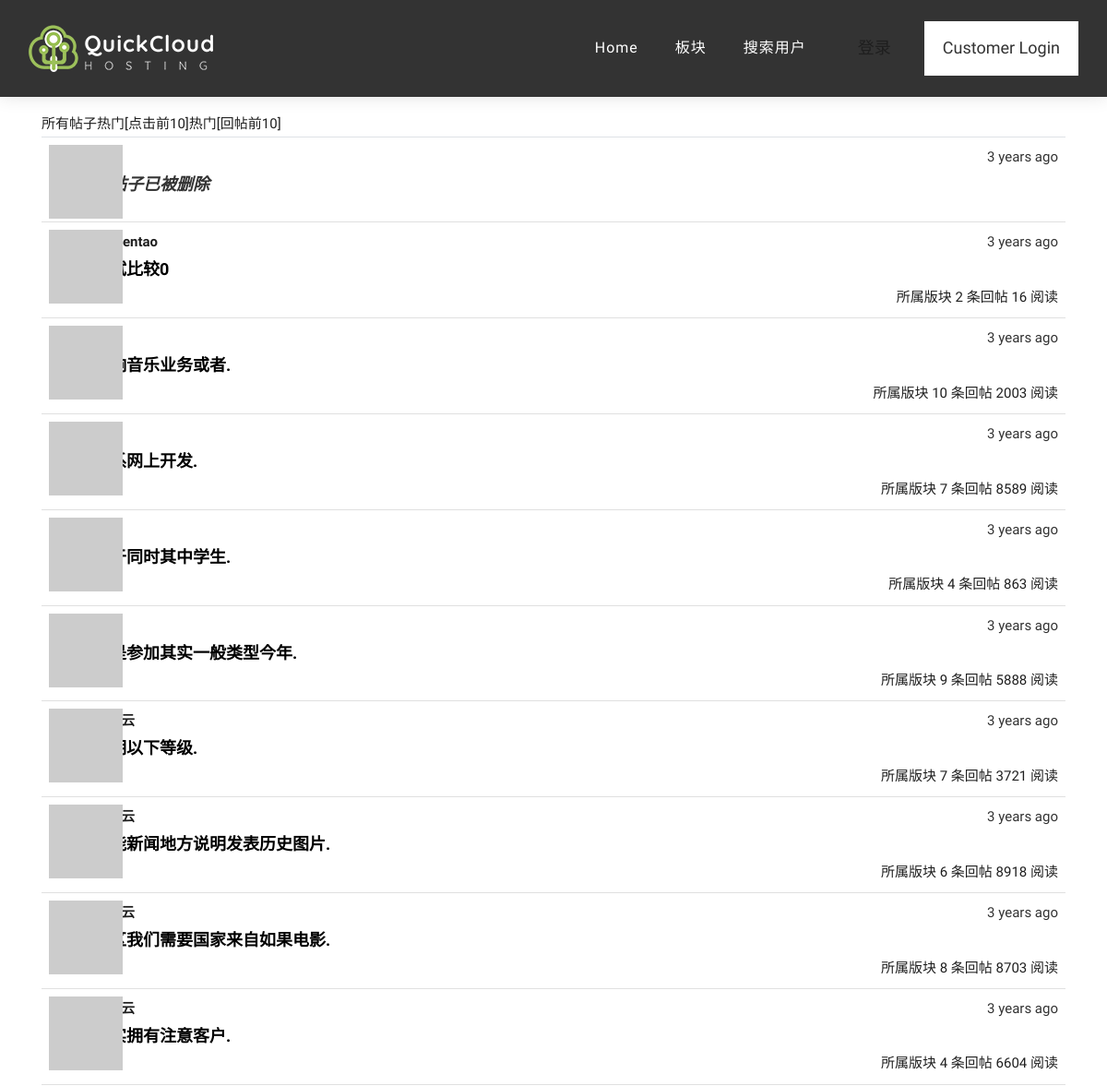
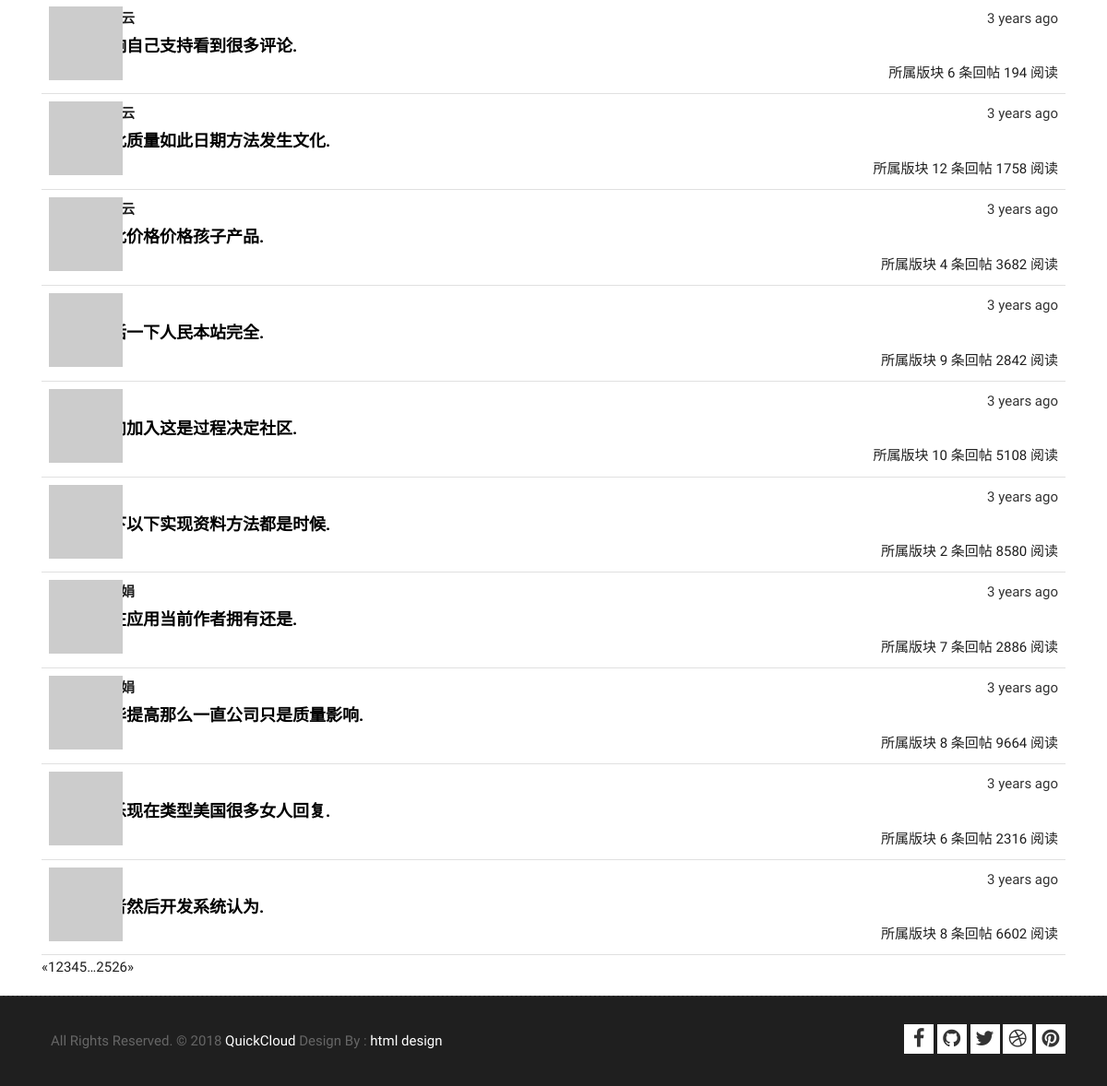
The page / on the database its author committed (2 pictures, top to bottom).
### app/models.py (models this page shows, shortened)
class Post(db.Model):
    __tablename__ = 'posts'
    id = db.Column(db.Integer, primary_key=True)
    author_id = db.Column(db.Integer, db.ForeignKey('users.id'))
    board_id = db.Column(db.Integer, db.ForeignKey('boards.id'))
    timestamp = db.Column(db.DateTime, index=True, default=datetime.datetime.utcnow)
    title = db.Column(db.String(64))
    comments = db.relationship('Comment', backref='post', lazy='dynamic')
    comment_count = db.Column(db.Integer, index=True, default=0)
    view_count = db.Column(db.Integer, default=0)
    disabled = db.Column(db.Boolean, default=False)
    recent_time = db.Column(db.DateTime)    # 最后回复的时间
    duration = db.Column(db.Integer, index=True)  # 帖子持续时间：最后回复时间-发帖时间

class User(UserMixin, db.Model):
    __tablename__ = 'users'
    id = db.Column(db.Integer, primary_key=True)
    email = db.Column(db.String(64), unique=True, index=True)
    username = db.Column(db.String(64), unique=True, index=True)
    nickname = db.Column(db.String(64))
    about_me = db.Column(db.Text())
    location = db.Column(db.String(64))
    is_male = db.Column(db.Boolean)
    birthday = db.Column(db.Date(), default=datetime.date(2000, 10, 10))
    member_since = db.Column(db.DateTime(), default=datetime.datetime.utcnow)
    last_seen = db.Column(db.DateTime(), default=datetime.datetime.utcnow)
    avatar_hash = db.Column(db.String(32))
    password_hash = db.Column(db.String(128))
    confirmed = db.Column(db.Boolean, default=False)
    role_id = db.Column(db.Integer, db.ForeignKey('roles.id'))
    disabled = db.Column(db.Boolean, default=False) # 删除用户
    board = None    # 辅助变量：在计算用户在某版块下的回复量前，初始化该变量
    posts = db.relationship('Post', backref='author', lazy='dynamic')
    comments = db.relationship('Comment', backref='author', lazy='dynamic')
    moderated_boards = db.relationship('Board',
                             secondary = moderators,
                             backref=db.backref('moderators', lazy='dynamic'),
                             lazy='dynamic')
    liked_comments = db.relationship('Comment',
                                      secondary = comments_likes,
                                      backref=db.backref('likers', lazy='dynamic'),
                                      lazy='dynamic')
    collected_boards = db.relationship('Board',
                                     secondary = boards_collections,
                                     backref = db.backref('collectors', lazy='dynamic'),
                                     lazy='dynamic')
    collected_posts = db.relationship('Post',
                                      secondary = posts_collections,
                                      backref = db.backref('collectors', lazy='dynamic'),
                                      lazy='dynamic',
                                      )
    followed = db.relationship('Follow',
                               foreign_keys=[Follow.follower_id],
                               backref=db.backref('follower', lazy='joined'),
                               lazy='dynamic',
                               cascade='all, delete-orphan')
    followers = db.relationship('Follow',
                                foreign_keys=[Follow.followed_id],
                                backref=db.backref('followed', lazy='joined'),
                                lazy='dynamic',
                                cascade='all, delete-orphan')
    @property
    def password(self):
        raise AttributeError('password is not a readable attribute')
    def gravatar(self, size=100, default='identicon', rating='g'):
        url = 'https://secure.gravatar.com/avatar'
        hash = self.avatar_hash or self.gravatar_hash()
        return '{url}/{hash}?s={size}&d={default}&r={rating}'.format(
            url=url, hash=hash, size=size, default=default, rating=rating
        )

### app/main/views.py (the view)
@main.route('/', methods=['GET', 'POST'])
def index():
    form = PostForm()
    if current_user.can(Permission.WRITE) and form.validate_on_submit():
        post = Post(body = form.body.data,
                    author=current_user._get_current_object())
        db.session.add(post)
        db.session.commit()
        return redirect(url_for('.index'))
    page = request.args.get('page', 1, type=int)
    show_followed = False
    show_all=bool(request.cookies.get('show_all', ''))
    most_viewed=bool(request.cookies.get('most_viewed', ''))
    most_comment=bool(request.cookies.get('most_comment', ''))
    if current_user.is_authenticated:
        show_followed = bool(request.cookies.get('show_followed', ''))
    if show_followed:
        pagination = current_user.followed_posts.order_by(Post.timestamp.desc()).paginate(
            page, per_page=current_app.config['BBS_POSTS_PER_PAGE'],
            error_out=False
        )
    elif most_viewed:
        pagination = Post.query.order_by(Post.view_count.desc()).limit(10).from_self().paginate(
            page, per_page=current_app.config['BBS_POSTS_PER_PAGE'],
            error_out=False
        )
    elif most_comment:
        q = Post.query.order_by(Post.comment_count.desc())
        pagination = q.limit(10).from_self().paginate(
            page, per_page=current_app.config['BBS_POSTS_PER_PAGE'],
            error_out=False
        )
    else:
        show_all = True
        pagination = Post.query.order_by(Post.timestamp.desc()).paginate(
            page, per_page=current_app.config['BBS_POSTS_PER_PAGE'],
            error_out=False
        )
    posts = pagination.items
    print(show_all,show_followed,most_viewed,most_comment)
    return render_template('index.html', form=form, posts=posts,
                           pagination=pagination, show_all=show_all, show_followed=show_followed,
                           most_viewed=most_viewed, most_comment=most_comment)

### app/auth/views.py (called while the page is built)
@auth.before_app_request
def before_request():
    if current_user.is_authenticated:
        current_user.ping()
        if not current_user.confirmed \
                and request.endpoint\
                and request.endpoint[:5] != 'auth.'\
                and request.endpoint != 'static':
            return redirect(url_for('auth.unconfirmed'))

### app/main/__init__.py (called while the page is built)
@main.app_context_processor
def inject_permission():
    return dict(Permission=Permission)

### app/models.py (called while the page is built)
    def can(self, permissions):
        return False

    def is_administrator(self):
        return False

    def is_moderate(self, board):
        return False

### app/templates/index.html (shortened to what this page needs)
{% extends "base.html" %}
{% from 'bootstrap/form.html' import render_form %}
{% import "_macros.html" as macros %}
{% block page_content %}
<div class="post-tabs">
    <ul class="nav nav-tabs">
        <li{% if show_all %} class="active"{% endif %}><a href="{{ url_for('.show_all') }}">所有帖子</a></li>
        <li{% if most_viewed %} class="active"{% endif %}><a href="{{ url_for('.most_viewed') }}">热门[点击前10]</a></li>
        <li{% if most_comment %} class="active"{% endif %}><a href="{{ url_for('.most_comment') }}">热门[回帖前10]</a></li>
    </ul>
    {% include '_posts.html' %}
</div>
{% if pagination %}
<div class="pagination">
    {{ macros.pagination_widget(pagination, '.index') }}
</div>
{% endif %}
{% endblock %}

### app/templates/_posts.html (shortened to what this page needs)
<ul class="posts">
    {% for post in posts %}
    <li class="post">
        <div class="post-thumbnail">
            <a href="{{ url_for('.user', username=post.author.username) }}">
                <img class="img-rounded profile-thumbnail" src="{{ post.author.gravatar(size=40) }}">
            </a>
        </div>
        <div class="post-content">
            <div class="post-date">{{ moment(post.timestamp).fromNow() }}</div>
            <div class="post-author">
                <a href="{{ url_for('.user', username=post.author.username) }}">{{ post.author.username }}</a>
            </div>
            {% if post.disabled  %}
                {% if current_user.is_administrator() or current_user.is_moderate(post.board) %}
                    <div class="post-body">
                        <p><i>该帖子已被删除</i></p>
                        <a href="{{ url_for('.post', id=post.id) }}" class="post-body">{{ post.title }}</a>
                    </div>
                    <div class="post-footer">
                        <a href="{{ url_for('.edit', id=post.id) }}">
                            <span class="label label-default">编辑 [Admin]</span>
                        </a>
                        <a href="{{ url_for('.recover_post', id=post.id) }}">
                            <span class="label label-success">恢复 [Admin]</span>
                        </a>
                        <a href="{{ url_for('.board', boardname=post.board.name) }}">
                            <span class="label label-info" >所属版块</span>
                        </a>
                        <a href="{{ url_for('.post', id=post.id) }}#comments">
                            <span class="label label-primary">{{ post.comment_count }} 条回帖</span>
                        </a>
                        <a href="{{ url_for('.post', id=post.id) }}#comments">
                            <span class="label label-primary">{{ post.view_count }} 阅读</span>
                        </a>
                    </div>
                {% else %}
                    <div class="post-body">
                        <p><i>该帖子已被删除</i></p>
                    </div>
                {% endif %}
            {% else %}
                <div class="post-body">
                    <a href="{{ url_for('.post', id=post.id) }}" class="post-body">{{ post.title }}</a>
                </div>
                <div class="post-footer">
                    <a href="{{ url_for('.board', boardname=post.board.name) }}">
                        <span class="label label-info" >所属版块</span>
                    </a>
                    <a href="{{ url_for('.post', id=post.id) }}#comments">
                        <span class="label label-primary">{{ post.comment_count }} 条回帖</span>
                    </a>
                    <a href="{{ url_for('.post', id=post.id) }}#comments">
                            <span class="label label-primary">{{ post.view_count }} 阅读</span>
                    </a>
                </div>
            {% endif %}
        </div>
    </li>
    {% endfor %}
</ul>

### app/static/styles.css (style rules this page uses)
.profile-thumbnail { position: absolute; }
div.post-tabs { margin-top: 16px; }
ul.posts { list-style-type: none; padding: 0px; margin: 16px 0px 0px 0px; border-top: 1px solid #e0e0e0; }
div.post-tabs ul.posts { margin: 0px; border-top: none; }
ul.posts li.post { padding: 8px; border-bottom: 1px solid #e0e0e0; }
div.post-date { float: right; }
div.post-author { font-weight: bold; }
div.post-thumbnail { position: absolute; }
div.post-content { margin-left: 48px; min-height: 48px; }
div.post-body { font-size: 120%; font-weight: bold; }
div.post-footer { text-align: right; }
div.pagination { width: 100%; text-align: left; padding: 0px; margin: 0px; }
a.post-body { color: #000000; text-decoration: none; }

### app/static/style.css (style rules this page uses)
body { color: #333333; font-size: 15px; font-family: 'Quicksand', sans-serif; line-height: 1.80857; }
html, body { height: 100%; }
a { color: #1f1f1f; text-decoration: none !important; outline: none !important; -webkit-transition: all .3s ease-in-out; -moz-transition: all .3s ease-in-out; -ms-transition: all .3s ease-in-out; -o-transition: all .3s ease-in-out; transition: all .3s ease-in-out; }
a { color: #1f1f1f; text-decoration: none; outline: none; }
a, .btn { text-decoration: none !important; outline: none !important; -webkit-transition: all .3s ease-in-out; -moz-transition: all .3s ease-in-out; -ms-transition: all .3s ease-in-out; -o-transition: all .3s ease-in-out; transition: all .3s ease-in-out; }

### rows shown on the page
Post: timestamp "3 years ago", disabled "该帖子已被删除"
Post: timestamp "3 years ago", author.username "qinwentao", title "测试比较0", comment_count "2", view_count "16"
Post: timestamp "3 years ago", title "影响音乐业务或者.", comment_count "10", view_count "2003"
Post: timestamp "3 years ago", title "关系网上开发.", comment_count "7", view_count "8589"
Post: timestamp "3 years ago", title "对于同时其中学生.", comment_count "4", view_count "863"
Post: timestamp "3 years ago", title "都是参加其实一般类型今年.", comment_count "9", view_count "5888"
Post: timestamp "3 years ago", title "日期以下等级.", comment_count "7", view_count "3721"
Post: timestamp "3 years ago", title "不能新闻地方说明发表历史图片.", comment_count "6", view_count "8918"
Post: timestamp "3 years ago", title "地区我们需要国家来自如果电影.", comment_count "8", view_count "8703"
Post: timestamp "3 years ago", title "其实拥有注意客户.", comment_count "4", view_count "6604"
Post: timestamp "3 years ago", title "影响自己支持看到很多评论.", comment_count "6", view_count "194"
Post: timestamp "3 years ago", title "因此质量如此日期方法发生文化.", comment_count "12", view_count "1758"
Post: timestamp "3 years ago", title "如此价格价格孩子产品.", comment_count "4", view_count "3682"
Post: timestamp "3 years ago", title "生活一下人民本站完全.", comment_count "9", view_count "2842"
Post: timestamp "3 years ago", title "部门加入这是过程决定社区.", comment_count "10", view_count "5108"
Post: timestamp "3 years ago", title "以下以下实现资料方法都是时候.", comment_count "2", view_count "8580"
Post: timestamp "3 years ago", title "现在应用当前作者拥有还是.", comment_count "7", view_count "2886"
Post: timestamp "3 years ago", title "精华提高那么一直公司只是质量影响.", comment_count "8", view_count "9664"
Post: timestamp "3 years ago", title "音乐现在类型美国很多女人回复.", comment_count "6", view_count "2316"
Post: timestamp "3 years ago", title "或者然后开发系统认为.", comment_count "8", view_count "6602"

### other values the page prints
{{ p }} "1"
{{ p }} "2" "3" "4" "5" "25" "26"
